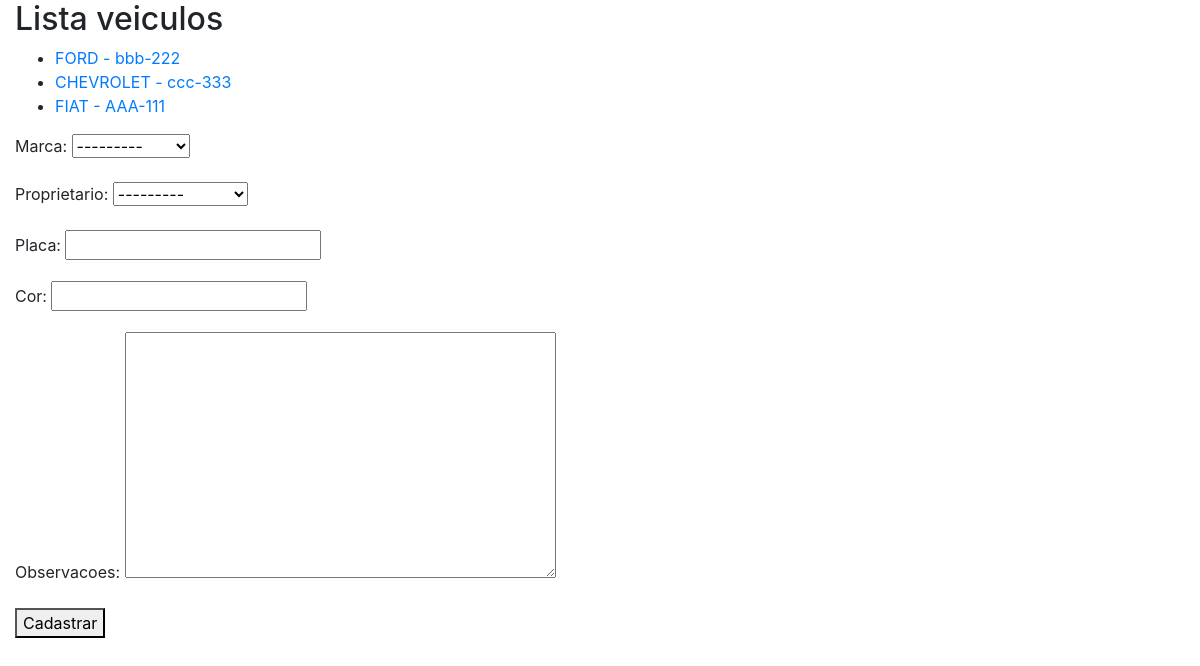
Screenshot of /core/veiculo with the database file from the repository.
### core/models.py (models this page shows)
class Veiculo(models.Model):
    marca = models.ForeignKey(Marca,  on_delete = models.CASCADE)
    proprietario = models.ForeignKey(Pessoa,  on_delete = models.CASCADE)
    placa = models.CharField(max_length=7)
    cor = models.CharField(max_length=15)
    observacoes = models.TextField()
    def __str__(self):
        return self.marca.nome + ' - ' + self.placa

class Marca(models.Model):
    nome = models.CharField(max_length=50)
    def __str__(self):
        return self.nome

### core/views.py (the view)
# urls.py: path('veiculo', veiculo_lista, name='core_veiculo_lista'),
def veiculo_lista(request):
    lista = Veiculo.objects.all() #efetua a busca no banco de todos os objetos dessa classe
    form = VeiculoForm()
    data  = {'veiculos':lista, 'form': form}
    return render(request, 'core/veiculo_lista.html', data)

### core/form.py
class VeiculoForm(ModelForm):
    class Meta:
        model = Veiculo
        fields = '__all__'

### core/models.py (called while the page is built)
    def __str__(self):
        return self.nome

### core/templates/core/veiculo_lista.html (shortened to what this page needs)
{% extends 'base.html' %}
{% block main %}
    <h2>Lista veiculos</h2>
    <ul>
        {% for item_da_vez in veiculos %}
        <li>
            <a href="{% url 'core_veiculo_update' item_da_vez.id %}"> {{item_da_vez}} </a>
        </li>
        {%endfor%}
    </ul>
    <form action="{% url 'core_veiculo_novo' %}" method="POST">
        {{form.as_p}}
        <button type="submit">Cadastrar</button>
    </form>
{% endblock %}

### rows the page displays
Veiculo: marca+placa "FORD - bbb-222"
Veiculo: marca+placa "CHEVROLET - ccc-333"
Veiculo: marca+placa "FIAT - AAA-111"
